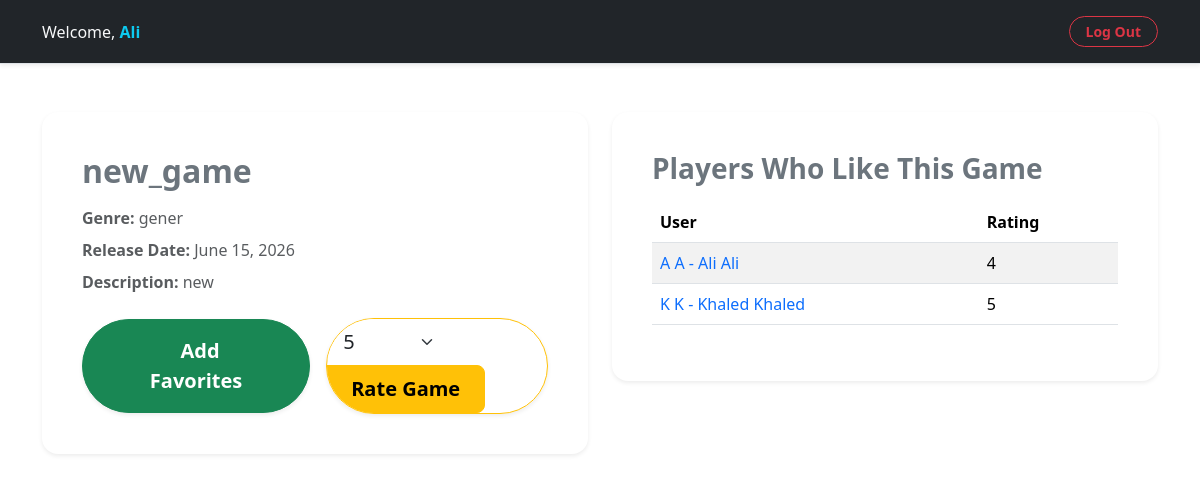
Screenshot of /home/game/6/ (signed in) with the database file from the repository.
### main/models.py (models this page shows, shortened)
class Game (models.Model):
    name = models.CharField(max_length=255)
    genre = models.CharField(max_length=255)
    release_date = models.DateField()
    description = models.TextField()
    created_by = models.ForeignKey(User, on_delete=models.CASCADE, related_name='games')
    created_at = models.DateTimeField(auto_now_add=True)
    updates_at = models.DateTimeField(auto_now=True)
    objects = GameManager()

class UserFavoriteGame (models.Model):
    users = models.ForeignKey(User, on_delete=models.CASCADE, related_name = "player_favorites")
    games = models.ForeignKey(Game, on_delete=models.CASCADE, related_name = "game_ratings")
    rate = models.IntegerField(default=0)
    created_at = models.DateTimeField(auto_now_add=True)
    class Meta:
        unique_together = ('users', 'games')

### accounts/models.py (models this page shows, shortened)
class User(models.Model):
    first_name = models.CharField(max_length=255)
    last_name = models.CharField(max_length=255)
    email = models.CharField(max_length=255, unique=True)
    birthday = models.DateField(null=True, blank=True)
    password = models.CharField(max_length=255)
    img = models.ImageField(upload_to='profile_images/', null=True, blank=True)
    created_at = models.DateTimeField(auto_now_add=True)
    updated_at = models.DateTimeField(auto_now=True)
    objects = UserManager()

### main/views.py (the view, shortened to what this page needs)
# urls.py: path('game/<int:game_id>/', views.game_detail, name='game_detail'),
def game_detail(request, game_id):
    if 'user_id' not in request.session:
        return redirect('accounts:index')
    game = Game.objects.get(id=game_id)
    ratings = game.game_ratings.all()
    is_favorite = UserFavoriteGame.objects.filter(users_id=request.session['user_id'], games_id=game_id).exists()
    context = {
        'game': game,
        'ratings': ratings,
        'is_favorite': is_favorite
    }
    return render(request, 'main/game_detail.html', context)

### main/templates/main/game_detail.html (shortened to what this page needs)
{% extends "base.html" %}
{% block content %}
<nav class="navbar navbar-expand-lg navbar-dark bg-dark border-bottom shadow-sm py-3">
    <div class="container">
        <a href="{% url 'main:home' %}"><span class="text-light fw-medium">
                Welcome, <span class="text-info fw-bold">{{ request.session.user_name }}</span>
            </span></a>
        <div class="d-flex align-items-center gap-3">
            <a href="{% url 'accounts:logout' %}" class="btn btn-outline-danger btn-sm px-3 rounded-pill fw-semibold">
                Log Out
            </a>
        </div>
    </div>
</nav>
<div class="container my-5">
    <div class="row">
        <div class="col-md-6 mb-4">
            <div class="card p-4 border-0 shadow-sm rounded-4 bg-white">
                <div class="card-body">
                    <h2 class="fw-bold text-secondary mb-3">{{ game.name }}</h2>
                    <p class="text-muted mb-2"><strong>Genre:</strong> {{ game.genre }}</p>
                    <p class="text-muted mb-2"><strong>Release Date:</strong> {{ game.release_date }}</p>
                    <p class="text-muted mb-4"><strong>Description:</strong> {{ game.description }}</p>
                    {% if game.created_by.id == request.session.user_id %}
                    <a href="{% url 'main:edit_game' game.id %}"
                        class="btn btn-primary btn-lg rounded-pill fw-semibold me-3">Edit Game</a>
                    <a href="{% url 'main:delete_game' game.id %}"
                        class="btn btn-danger btn-lg rounded-pill fw-semibold">Delete Game</a>
                    {% else %}
                    <div class="d-flex flex-column flex-sm-row align-items-start align-items-sm-center gap-3">
                        <form method="post" class="m-0">
                            <button type="submit"
                                class="btn btn-success btn-lg rounded-pill px-5 py-3 shadow-sm fw-semibold">
                                 Add Favorites
                            </button>
                        </form>
                        <form method="post" class="m-0">
                            <div class="input-group input-group-lg rounded-pill overflow-hidden border border-warning shadow-sm"
                                style="max-width: 360px;">
                                <select name="rate" class="form-select border-0 bg-white" style="max-width: 120px;">
                                    <option value="5" selected>5</option>
                                </select>
                                <button type="submit" class="btn btn-warning fw-semibold px-4">Rate Game</button>
                            </div>
                        </form>
                    </div>
                    {% endif %}
                </div>
            </div>
        </div>
        <div class="col-md-6">
            <div class="card p-4 border-0 shadow-sm rounded-4 bg-white">
                <div class="card-body">
                    <h3 class="fw-bold text-secondary mb-3">Players Who Like This Game</h3>
                    <table class="table table-striped">
                        <thead>
                            <tr>
                                <th>User</th>
                                <th>Rating</th>
                            </tr>
                        </thead>
                        <tbody>
                            {% for favorite in game.game_ratings.all %}
                            <tr>
                                <td><a href="{% url 'main:profile_page' favorite.users.id %}">
                                        {{ favorite.users.first_name|default:''|slice:':1' }} {{ favorite.users.last_name|default:''|slice:':1' }} - {{ favorite.users.first_name }} {{ favorite.users.last_name }}
                                    </a
                                </a></td>
                                <td>{{ favorite.rate }}</td>
                            </tr>
                            {% empty %}
                            <tr>
                                <td colspan="2" class="text-muted">No favorites or ratings yet.</td>
                            </tr>
                            {% endfor %}
                        </tbody>
                    </table>
                </div>
            </div>
        </div>
    </div>
</div>
{% endblock content %}

### main/templates/base.html (style rules this page uses)
a { text-decoration: none; }

### rows the page displays
Game: name "new_game", genre "gener", release_date "June 15, 2026", description "new"
UserFavoriteGame: users.first_name "A", users.last_name "A", users.first_name "Ali", users.last_name "Ali", rate "4"
UserFavoriteGame: users.first_name "K", users.last_name "K", users.first_name "Khaled", users.last_name "Khaled", rate "5"

### other values shown
{{ request.session.user_name }} "Ali"
